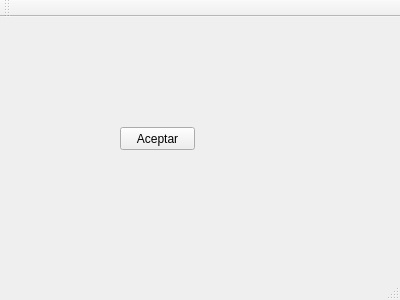
<?xml version="1.0" encoding="UTF-8"?>
<ui version="4.0">
 <class>MainWindow</class>
 <widget class="QMainWindow" name="MainWindow">
  <property name="geometry">
   <rect>
    <x>0</x>
    <y>0</y>
    <width>400</width>
    <height>300</height>
   </rect>
  </property>
  <property name="windowTitle">
   <string>MainWindow</string>
  </property>
  <widget class="QWidget" name="centralWidget">
   <widget class="QPushButton" name="botonAceptar">
    <property name="geometry">
     <rect>
      <x>120</x>
      <y>110</y>
      <width>75</width>
      <height>23</height>
     </rect>
    </property>
    <property name="text">
     <string>Aceptar</string>
    </property>
   </widget>
  </widget>
  <widget class="QMenuBar" name="menuBar">
   <property name="geometry">
    <rect>
     <x>0</x>
     <y>0</y>
     <width>400</width>
     <height>21</height>
    </rect>
   </property>
  </widget>
  <widget class="QToolBar" name="mainToolBar">
   <attribute name="toolBarArea">
    <enum>TopToolBarArea</enum>
   </attribute>
   <attribute name="toolBarBreak">
    <bool>false</bool>
   </attribute>
  </widget>
  <widget class="QStatusBar" name="statusBar"/>
 </widget>
 <layoutdefault spacing="6" margin="11"/>
 <resources/>
 <connections/>
</ui>
